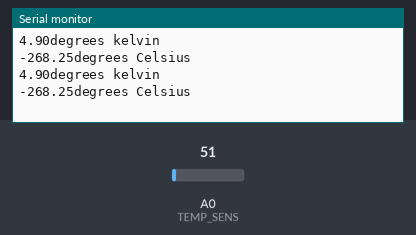
The sketch below on a simulated Arduino Uno, built with avr-gcc and run on an emulated ATmega328P. Parts: the last lines printed to the serial monitor. The inputs (shaded band) are chosen by the test bench; at power-on: A0 (TEMP_SENS) = 51.

Above: at 3.8 s.
3.9 s: A0 (TEMP_SENS) set to 61
At 6.4 s:
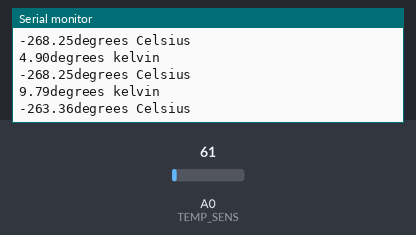
7.8 s: A0 (TEMP_SENS) set to 71
At 10.0 s:
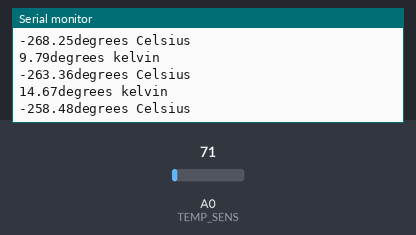
Timing chart, 0 to 11.5 s (numbered marks = the images above; inputs shaded):
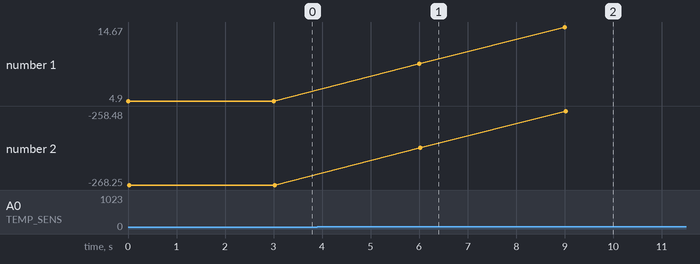

Measured:
- after the input at 3.9 s, the serial monitor: prints a new line after 2.1 s (image 1)
- after the input at 7.8 s, the serial monitor: prints a new line after 1.2 s (image 2)
- plotted number 1: 4.9 → 9.79 after the input at 3.9 s, 9.79 → 14.67 after the input at 7.8 s
- plotted number 2: -268.25 → -263.36 after the input at 3.9 s, -263.36 → -258.48 after the input at 7.8 s

The sketch:

sensor.ino
```cpp
const int TEMP_SENS = 0;
const float OFFSET = -20;

void setup() {
  Serial.begin(9600);
}

void loop() {
  int rawIn = analogRead(TEMP_SENS);
  float miliVolts = (rawIn / 1024.0) * 5000;
  float kelvin = (miliVolts / 10) + OFFSET;
  Serial.print(kelvin);
  Serial.println("degrees kelvin");

  float celsius = kelvin - 273.15;
  Serial.print(celsius);
  Serial.println("degrees Celsius");

  delay(3000);
}
```
